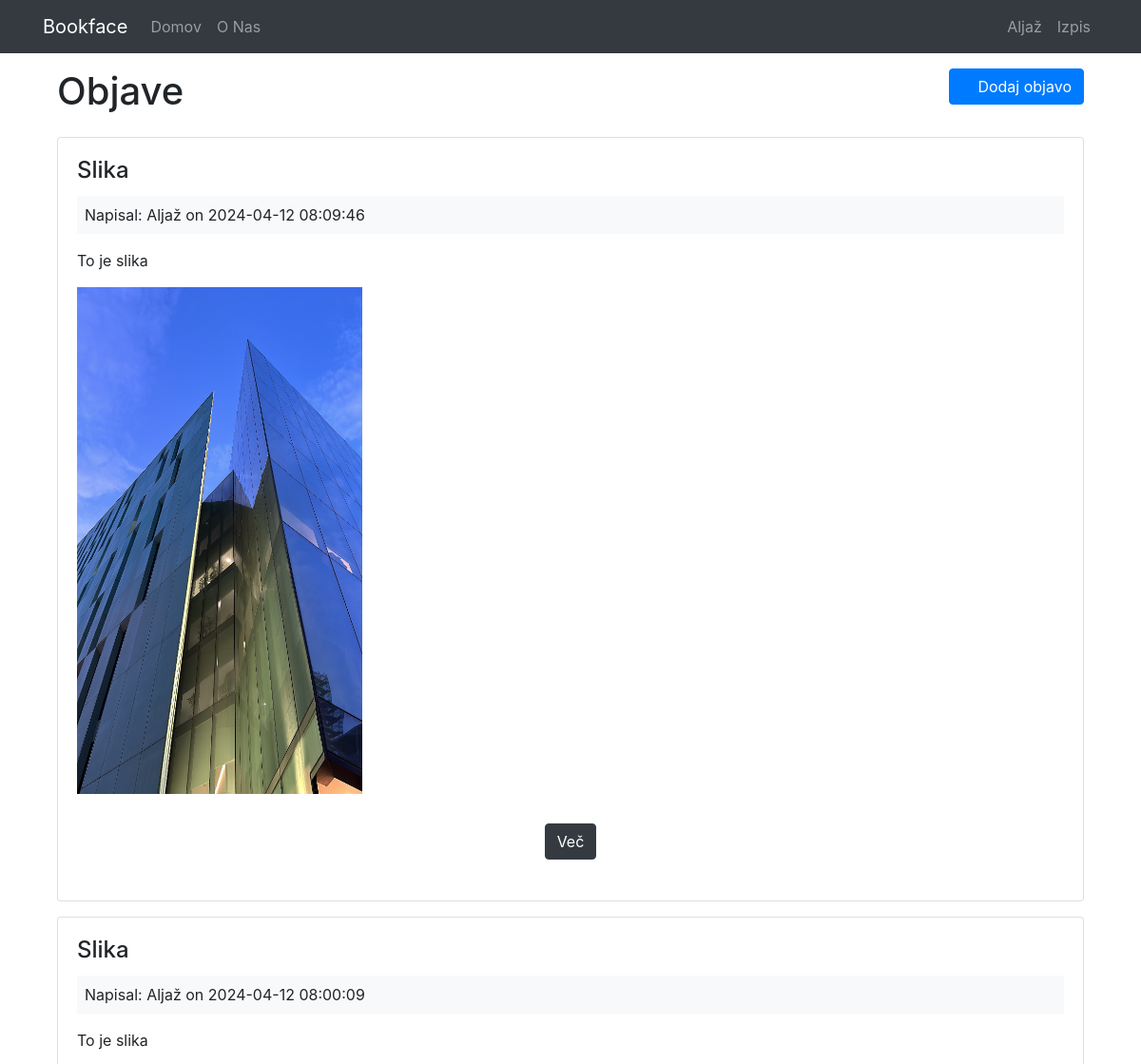
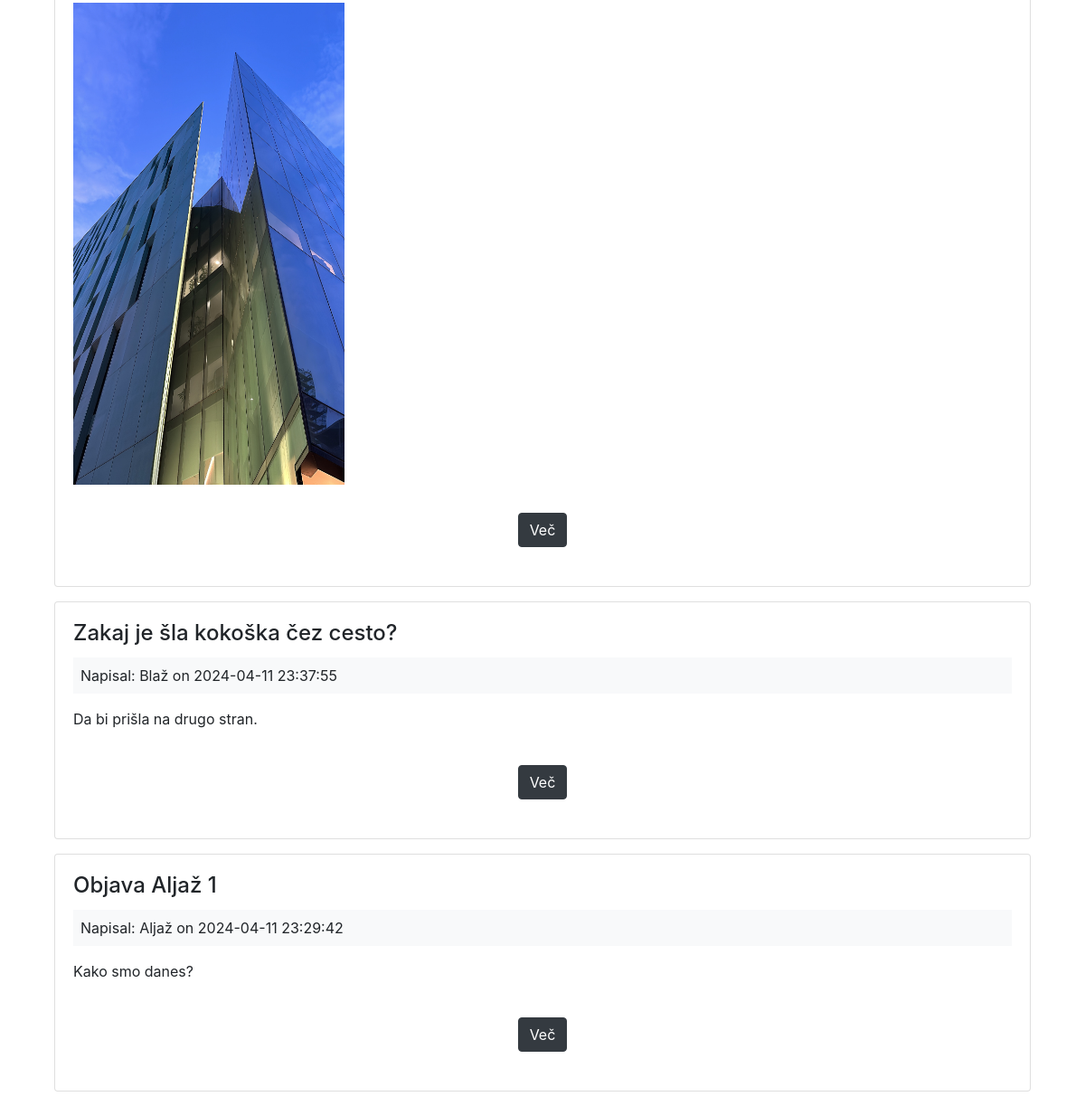
The app's page /posts (signed in) with its own data (2 pictures, top to bottom).
### tables this page shows
CREATE TABLE `posts` (
  `id` int(11) NOT NULL,
  `user_id` int(11) NOT NULL,
  `title` varchar(255) NOT NULL,
  `body` text NOT NULL,
  `created_at` datetime NOT NULL DEFAULT current_timestamp(),
  `image_path` varchar(255) DEFAULT NULL
);

CREATE TABLE `users` (
  `id` int(11) NOT NULL,
  `name` varchar(255) NOT NULL,
  `email` varchar(255) NOT NULL,
  `password` varchar(255) NOT NULL,
  `created_at` datetime NOT NULL DEFAULT current_timestamp(),
  `role` varchar(255) NOT NULL DEFAULT 'user'
);

### app/controllers/Posts.php (called while the page is built, shortened)
<?php
     class Posts extends Controller {
          private $postModel;
          public function __construct(){
               $this->postModel = $this->model('Post');
          }
          public function index(){
               $posts = $this->postModel->getPosts();
               $data = [
                    'posts' => $posts
               ];
               $this->view('posts/index', $data);
          }
     }

### app/libraries/Core.php (called while the page is built, shortened)
<?php
  class Core {
    protected $currentMethod = 'index';
    public function __construct(){
      $url = $this->getUrl();
      if(file_exists('../app/controllers/' . ucwords($url[0]). '.php')){
        unset($url[0]);
      }
      $this->currentController = new $this->currentController;
      $this->params = $url ? array_values($url) : [];
      call_user_func_array([$this->currentController, $this->currentMethod], $this->params);
    }
    public function getUrl(){
      if(isset($_GET['url'])){
        $url = rtrim($_GET['url'], '/');
        $url = filter_var($url, FILTER_SANITIZE_URL);
        $url = explode('/', $url);
        return $url;
      }
    }
  }

### public/index.php (called while the page is built, shortened)
<?php
  $init = new Core;

### app/libraries/Database.php (called while the page is built, shortened)
<?php
     class Database {
          private $host = DB_HOST;
          private $user = DB_USER;
          private $pass = DB_PASS;
          private $dbname = DB_NAME;
          private $dbh;
          private $stmt;
          public function __construct()
          {
               $dsn = 'mysql:host=' . $this->host . ';dbname=' . $this->dbname;
               $options = array(
                    PDO::ATTR_PERSISTENT => true,
                    PDO::ATTR_ERRMODE => PDO::ERRMODE_EXCEPTION
               );
               try{
                    $this->dbh = new PDO($dsn, $this->user, $this->pass, $options);
               } catch(PDOException $e){
                    $this->error = $e->getMessage();
                    echo $this->error;
               }
          }
          public function query($sql){
               $this->stmt = $this->dbh->prepare($sql);
          }
          public function execute(){
               return $this->stmt->execute();
          }
          public function resultSet(){
               $this->execute();
               return $this->stmt->fetchAll(PDO::FETCH_OBJ);
          }
     }

### app/models/Post.php (called while the page is built, shortened)
<?php
     class Post {
          private $db;
          public function __construct(){
               $this->db = new Database;
          }
          public function getPosts(){
               $this->db->query(
                    'SELECT *,
               posts.id AS postId,
               users.id AS userId,
               posts.created_at AS postCreated,
               users.created_at AS userCreated
               FROM posts
               INNER JOIN users
               WHERE posts.user_id = users.id
               ORDER BY posts.created_at DESC'
               );
               $this->db->execute();
               $results = $this->db->resultSet();
               return $results;
          }
     }

### app/views/posts/index.php (the view, shortened to what this page needs)
<?php require APPROOT . '/views/inc/header.php'; ?>
<div class="container clearfix">
     <div class="row mb-3">
     <div class="col-md-6">
          <h1>Objave</h1>
     </div>
     <div class="col-md-6">
          <a href="<?php echo URLROOT; ?>/posts/add" class="btn btn-primary float-right">
          <i class="fa fa-pencil"></i> Dodaj objavo
          </a>
     </div>
     </div>
     <?php foreach($data['posts'] as $post) : ?>
          <div class="card card-body mb-3">
               <h4 class="card-title"><?php echo $post->title; ?></h4>
               <div class="bg-light p-2 mb-3">
                    Napisal: <?php echo $post->name; ?> on <?php echo $post->postCreated; ?>
               </div>
               <p class="card-text"><?php echo $post->body; ?></p>
               <p>
               <?php if (!empty($post->image_path)) : ?>
                    <img src="<?php echo URLROOT . '/public/img/' . $post->image_path; ?>" class="img-fluid mb-2" alt="Post Image" width="300" height="200">
               <?php endif; ?>
               </p>
               <p class="btn btn-block">
               <a href="<?php echo URLROOT; ?>/posts/show/<?php echo $post->postId; ?>" class="btn btn-dark float-center">Več</a>
               </p>
          </div>
     <?php endforeach; ?>
     </div>
<?php require APPROOT . '/views/inc/footer.php'; ?>

### app/libraries/Controller.php (shortened to what this page needs)
<?php
  class Controller {
    public function model($model){
      return new $model();
    }
    public function view($view, $data = []){
      if(file_exists('../app/views/' . $view . '.php')){
        require_once '../app/views/' . $view . '.php';
      } else {
        die('View does not exist');
      }
    }
  }

### app/views/inc/header.php (shortened to what this page needs)
<!DOCTYPE html>
<html lang="en">
<head>
  <link rel="stylesheet" href="https://cdn.jsdelivr.net/npm/bootstrap@4.0.0/dist/css/bootstrap.min.css">
  <link rel="stylesheet" href="https://cdn.jsdelivr.net/npm/@fortawesome/fontawesome-free@6.4.2/css/fontawesome.min.css">
  <link rel="stylesheet" href="<?php echo URLROOT; ?>/css/style.css">
</head>
<body>
  <?php require APPROOT . '/views/inc/navbar.php'; ?>
  <div class="container">

### app/views/inc/navbar.php (shortened to what this page needs)
<nav class="navbar navbar-expand-lg navbar-dark bg-dark mb-3">
  <div class="container">
      <a class="navbar-brand" href="<?php echo URLROOT; ?>"><?php echo SITENAME; ?></a>
      <div class="collapse navbar-collapse" id="navbarsExampleDefault">
        <ul class="navbar-nav mr-auto">
          <li class="nav-item ">
            <a class="nav-link" href="<?php echo URLROOT; ?>">Domov</a>
          </li>
          <li class="nav-item">
            <a class="nav-link" href="<?php echo URLROOT; ?>/pages/about">O Nas</a>
          </li>
        </ul>
        <ul class="navbar-nav ml-auto">
        <?php if(isset($_SESSION['user_id'])) : ?>
            <li class="nav-item ">
              <a class="nav-link" href="<?php echo URLROOT; ?>/users/account/<?php echo $_SESSION['user_id'];?>"><?php echo $_SESSION['user_name']; ?></a>
            </li>
            <li class="nav-item ">
            <a class="nav-link" href="<?php echo URLROOT; ?>/users/logout">Izpis</a>
            </li>
        <?php endif; ?>
        </ul>
      </div>
      </div>
    </nav>

### app/views/inc/footer.php (shortened to what this page needs)
  </div>
</body>
</html>

### records on screen
posts: title "Slika", user.name "Aljaž", created_at "2024-04-12 08:09:46", body "To je slika", image_path (picture)
posts: title "Slika", user.name "Aljaž", created_at "2024-04-12 08:00:09", body "To je slika", image_path (picture)
posts: title "Zakaj je šla kokoška čez cesto?", user.name "Blaž", created_at "2024-04-11 23:37:55", body "Da bi prišla na drugo stran."
posts: title "Objava Aljaž 1", user.name "Aljaž", created_at "2024-04-11 23:29:42", body "Kako smo danes?"

### other values on screen
SITENAME "Bookface"
$_SESSION['user_name'] "Aljaž"
